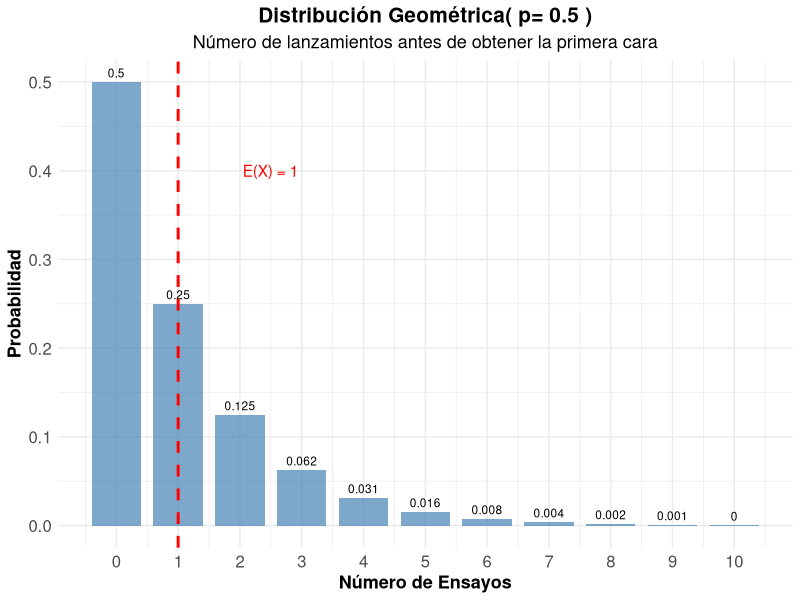
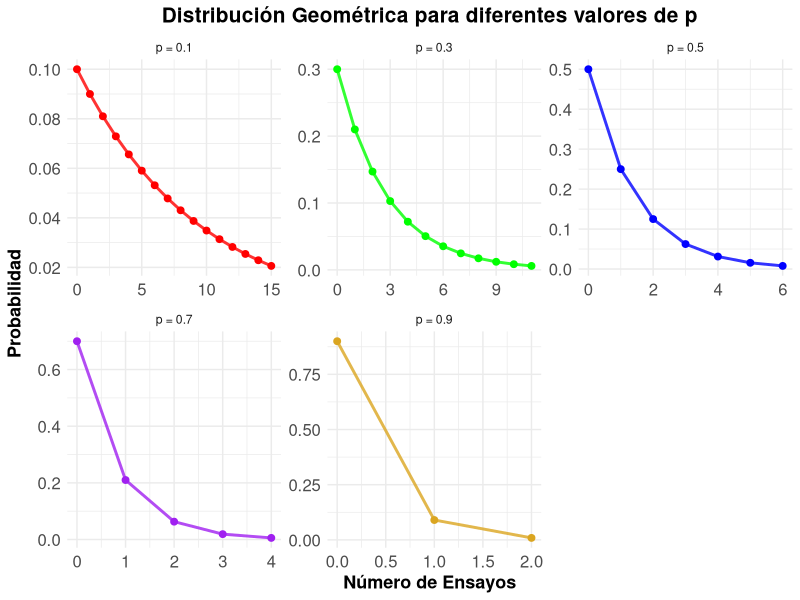
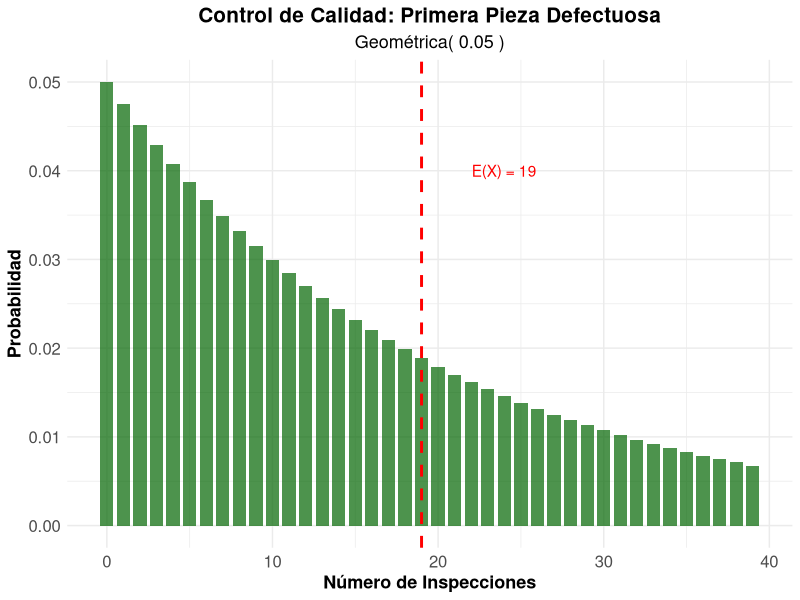
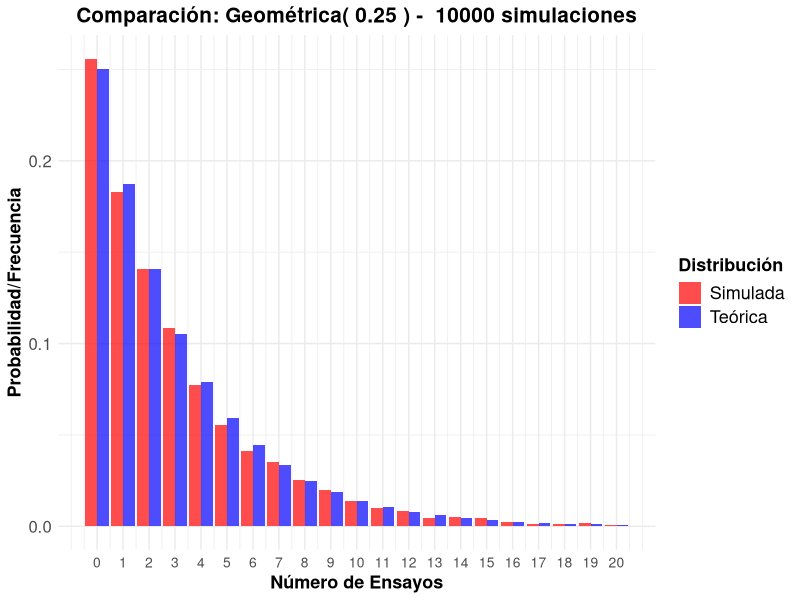
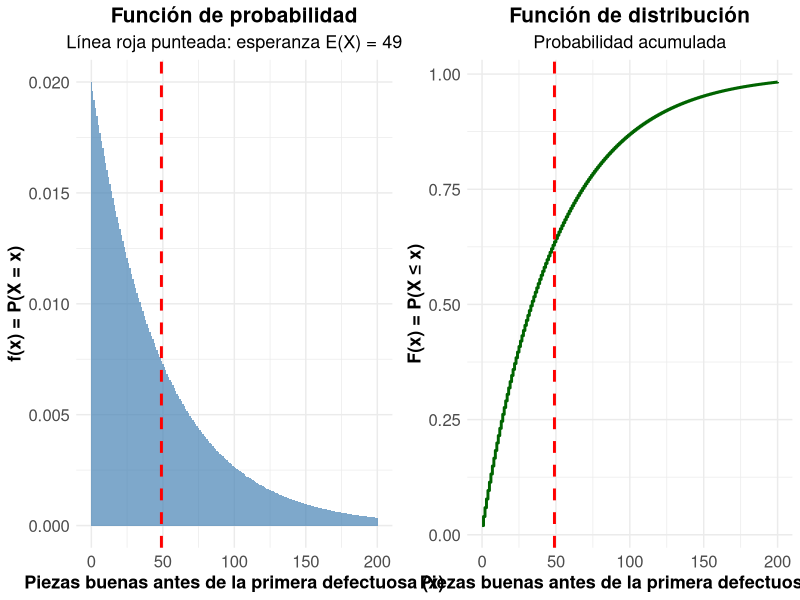
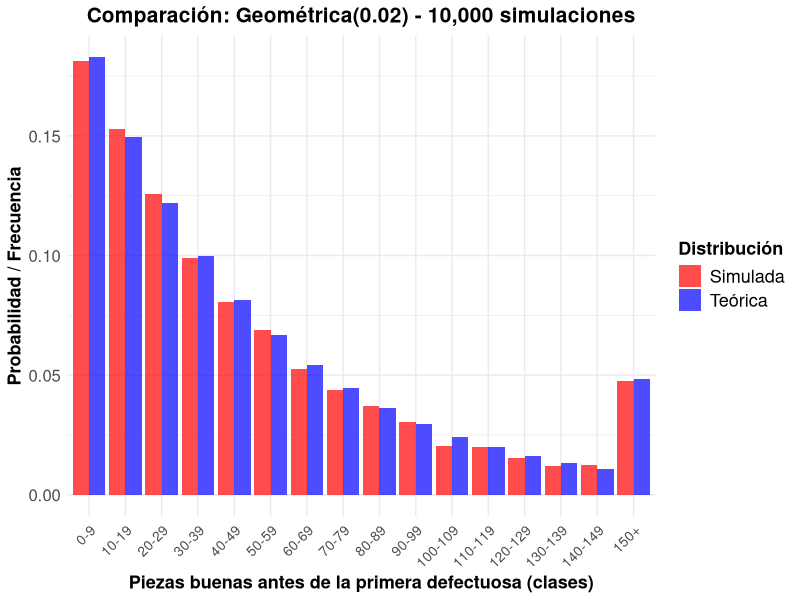
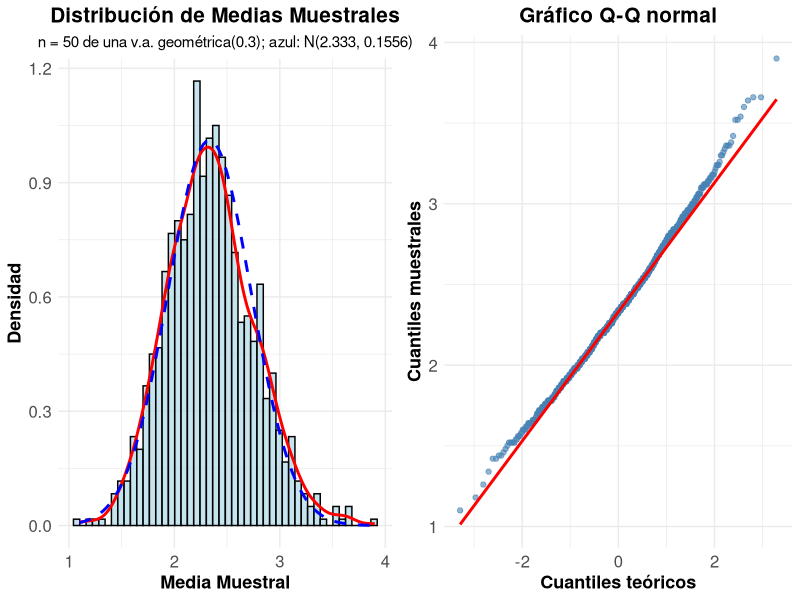

Reproduce these figures in R, in order.
## ---- chunk 1
#| label: setup
#| include: false

library(tidyverse)
library(kableExtra)
library(gridExtra)
library(tidyr)
## ---- chunk 2
#| label: moneda-geometrica
#| code-fold: true

# Parámetro
p_cara <- 0.5

# Calcular probabilidades para los primeros 11 ensayos
k_moneda <- 0:10
# Prefijo d (density) sufijo es el de la va
prob_geometrica <- dgeom(k_moneda , p_cara)  

# Crear tabla
geometrica_moneda <- data.frame(
  Ensayo = k_moneda,
  Probabilidad = prob_geometrica,
  Prob_Acumulada = pgeom(k_moneda, p_cara)
)

kable(geometrica_moneda, 
      caption = "Distribución Geométrica - Primera cara (p = 0.5)",
      digits = 4,
      col.names = c("Ensayo", "P(X = x)", "P(X ≤ x)")) %>%
  kable_styling(bootstrap_options = "striped")

# Parámetros estadísticos
media_moneda <- (1-p_cara) / p_cara
varianza_moneda <- (1 - p_cara) / (p_cara^2)
desv_std_moneda <- sqrt(varianza_moneda)


cat("Media (ensayos esperados):", media_moneda, "\n")
cat("Varianza:", varianza_moneda, "\n")
cat("Desviación estándar:", round(desv_std_moneda, 4), "\n")

## ---- chunk 3
#| code-fold: true
#| fig-align: center


#| label: grafico-geometrica-basico
#| fig-cap: "Distribución Geométrica - Primera cara en lanzamiento de moneda"
ggplot(geometrica_moneda, aes(x = Ensayo, y = Probabilidad)) +
  geom_col(fill = "steelblue", alpha = 0.7, width = 0.8) +
  geom_text(aes(label = round(Probabilidad, 3)), vjust = -0.5, size = 3) +
  geom_vline(xintercept = media_moneda, color = "red", linetype = "dashed", linewidth = 1) +
  annotate("text", x = media_moneda + 1.5, y = max(prob_geometrica) * 0.8, 
           label = paste("E(X) =", media_moneda), color = "red") +
  scale_x_continuous(breaks = k_moneda) +
  labs(title = paste("Distribución Geométrica( p=", p_cara, ")"),
       subtitle = "Número de lanzamientos antes de obtener la primera cara",
       x = "Número de Ensayos",
       y = "Probabilidad") +
  theme_minimal() +
  theme(
    legend.title = element_text(size=13, face="bold"),
    legend.text = element_text(size=13),
    plot.title = element_text(size=15, face="bold", hjust = 0.5),
    plot.subtitle = element_text(size=13, hjust = 0.5),
    axis.text.x=element_text(size=12),
    axis.text.y=element_text(size=12),
    axis.title.x = element_text(face="bold", size=13),
    axis.title.y = element_text(face="bold", size=13)
    # panel.grid.major.y = element_line(color = "#ECF0F1", linewidth = 0.5,
    #   linetype = "dashed"),
    # panel.grid.minor.y = element_blank(),
    # panel.grid.major.x = element_blank(),
    # panel.background = element_rect(fill = "#FAFAFA", color = NA),
    # plot.background = element_rect(fill = "white", color = NA)
  )
## ---- chunk 4
#| label: diferentes-p
#| code-fold: true


# Diferentes probabilidades de éxito
p_values <- c(0.1, 0.3, 0.5, 0.7, 0.9)
k_max <- 15

# Crear data frame para comparación
geometrica_comp <- data.frame()
for(p in p_values) {
  k_vals <- 0:k_max
  probs <- dgeom(k_vals, p)  
  
  temp_data <- data.frame(
    p_label = paste("p =", p),
    k = k_vals,
    probabilidad = probs,
    media = (1-p)/p,
    varianza = (1-p)/(p^2)
  )
  geometrica_comp <- rbind(geometrica_comp, temp_data)
}

# Tabla de parámetros
parametros_comp <- data.frame(
  p = p_values,
  Media = (1-p_values)/p_values,
  Varianza = (1-p_values)/(p_values^2),
  Desv_Std = sqrt((1-p_values)/(p_values^2))
)

kable(parametros_comp, 
      caption = "Parámetros de la distribución geométrica para diferentes valores de p",
      digits = 4,
      col.names = c("p", "Media", "Varianza", "Desv. Std")) |> 
  kable_styling(bootstrap_options = "striped")
## ---- chunk 5
#| label: grafico-diferentes-p
#| code-fold: true
#| fig-align: center
#| fig-cap: "Distribución Geométrica para diferentes valores de p"
# Filtrar para mejor visualización
geometrica_filtered <- geometrica_comp[geometrica_comp$probabilidad > 0.005, ]

ggplot(geometrica_filtered, aes(x = k, y = probabilidad, color = p_label)) +
  geom_line(linewidth = 1, alpha = 0.8, show.legend = FALSE) +
  geom_point(size = 2, show.legend = FALSE) +
  scale_color_manual(values = c("red", "green", "blue", "purple", "goldenrod")) +
  facet_wrap(~p_label, scales = "free") +
  labs(title = "Distribución Geométrica para diferentes valores de p",
       x = "Número de Ensayos",
       y = "Probabilidad",
       color = "Parámetro") +
  theme_minimal() +
  theme(
    legend.title = element_text(size=13, face="bold"),
    legend.text = element_text(size=13),
    plot.title = element_text(size=15, face="bold", hjust = 0.5),
    plot.subtitle = element_text(size=13, hjust = 0.5),
    axis.text.x=element_text(size=12),
    axis.text.y=element_text(size=12),
    axis.title.x = element_text(face="bold", size=13),
    axis.title.y = element_text(face="bold", size=13)
    # panel.grid.major.y = element_line(color = "#ECF0F1", linewidth = 0.5,
    #   linetype = "dashed"),
    # panel.grid.minor.y = element_blank(),
    # panel.grid.major.x = element_blank(),
    # panel.background = element_rect(fill = "#FAFAFA", color = NA),
    # plot.background = element_rect(fill = "white", color = NA)
  )
## ---- chunk 6
#| label: falta-memoria
#| code-fold: true

# Demostración de la propiedad de falta de memoria
p_mem <- 0.3
s <- 5
t <- 3

# P(X >= s + t)
prob_s_t <- 1 - pgeom(s + t-1, p_mem)  

# P(X >= s) 
prob_s <- 1- pgeom(s-1, p_mem)

# P(X >= t) 
prob_t <- 1- pgeom(t-1, p_mem)

# P(X >= s + t | X >= s) = P(X >= s + t) / P(X >= s)
prob_condicional <- prob_s_t / prob_s

cat("Demostración de la Propiedad de Falta de Memoria:\n")
cat("Parámetros: p =", p_mem, ", s =", s, ", t =", t, "\n\n")
cat("P(X  ≥", s+t, ") =", round(prob_s_t, 6), "\n")
cat("P(X  ≥", s, ") =", round(prob_s, 6), "\n")
cat("P(X  ≥", t, ") =", round(prob_t, 6), "\n\n")
cat("P(X  ≥", s+t, "| X  ≥", s, ") =", round(prob_condicional, 6), "\n")
cat("P(X  ≥", t, ") =", round(prob_t, 6), "\n\n")
cat("¿Son iguales?", abs(prob_condicional - prob_t) < 1e-10, "\n")
## ---- chunk 7
#| label: control-calidad-geometrica
#| code-fold: true
#| fig-align: center
# Parámetros
p_defecto_geom <- 0.05

# Parámetros estadísticos
media_defecto <- (1-p_defecto_geom) / p_defecto_geom
varianza_defecto <- (1 - p_defecto_geom) / (p_defecto_geom^2)
desv_std_defecto <- sqrt(varianza_defecto)

cat("Control de Calidad - Primera pieza defectuosa:\n")
cat("Probabilidad de defecto por pieza:", p_defecto_geom, "\n")
cat("Número esperado de inspecciones:", media_defecto, "\n")
cat("Desviación estándar:", round(desv_std_defecto, 2), "\n\n")

# Probabilidades específicas
k_calidad <- 0:50
prob_calidad <- dgeom(k_calidad, p_defecto_geom)

# Preguntas de interés
prob_primera_10 <- sum(prob_calidad[1:10])
prob_mas_20 <- 1 - sum(prob_calidad[1:20])
prob_entre_10_30 <- sum(prob_calidad[10:30])

cat("Probabilidades de interés:\n")
cat("P(primera defectuosa en ≤ 10 inspecciones):", round(prob_primera_10, 4), "\n")
cat("P(primera defectuosa en > 20 inspecciones):", round(prob_mas_20, 4), "\n")
cat("P(primera defectuosa entre 10 y 30 inspecciones):", round(prob_entre_10_30, 4), "\n")



# Visualización
calidad_data <- data.frame(
  k = k_calidad[1:40],
  probabilidad = prob_calidad[1:40]
)

ggplot(calidad_data, aes(x = k, y = probabilidad)) +
  geom_col(fill = "darkgreen", alpha = 0.7, width = 0.8) +
  geom_vline(xintercept = media_defecto, color = "red", linetype = "dashed", linewidth = 1) +
  annotate("text", x = media_defecto + 5, y = max(prob_calidad) * 0.8, 
           label = paste("E(X) =", media_defecto), color = "red") +
  labs(title = "Control de Calidad: Primera Pieza Defectuosa",
       subtitle = paste("Geométrica(", p_defecto_geom, ")"),
       x = "Número de Inspecciones",
       y = "Probabilidad") +
  theme_minimal() +
  theme(
    legend.title = element_text(size=13, face="bold"),
    legend.text = element_text(size=13),
    legend.position = "bottom",
    plot.title = element_text(size=15, face="bold", hjust = 0.5),
    plot.subtitle = element_text(size=13, hjust = 0.5),
    axis.text.x=element_text(size=12),
    axis.text.y=element_text(size=12),
    axis.title.x = element_text(face="bold", size=13),
    axis.title.y = element_text(face="bold", size=13)
    # panel.grid.major.y = element_line(color = "#ECF0F1", linewidth = 0.5,
    #   linetype = "dashed"),
    # panel.grid.minor.y = element_blank(),
    # panel.grid.major.x = element_blank(),
    # panel.background = element_rect(fill = "#FAFAFA", color = NA),
    # plot.background = element_rect(fill = "white", color = NA)
  )
## ---- chunk 8
#| label: simulacion-geometrica
#| code-fold: true

p_sim <- 0.25
n_sim <- 10000

# Generar datos geométricos 
datos_geom <- rgeom(n_sim, p_sim) 

# Estadísticas observadas
media_obs <- mean(datos_geom)
var_obs <- var(datos_geom)
desv_obs <- sd(datos_geom)

# Valores teóricos
media_teo <- (1-p_sim) / p_sim
var_teo <- (1 - p_sim) / (p_sim^2)
desv_teo <- sqrt(var_teo)

cat("Simulación Geométrica (p =", p_sim, "):\n")
cat("Simulaciones:", n_sim, "\n\n")
cat("Media teórica:", media_teo, "| Media observada:", round(media_obs, 4), "\n")
cat("Varianza teórica:", var_teo, "| Varianza observada:", round(var_obs, 4), "\n")
cat("Desv. Std teórica:", round(desv_teo, 4), "| Desv. Std observada:", round(desv_obs, 4), "\n")

# Comparar distribuciones
freq_obs <- table(datos_geom[datos_geom <= 20]) / n_sim
k_comp <- as.numeric(names(freq_obs))
prob_teo <- dgeom(k_comp, p_sim)

comparacion_sim <- data.frame(
  k = k_comp,
  Freq_Observada = as.numeric(freq_obs),
  Prob_Teorica = prob_teo,
  Diferencia = abs(as.numeric(freq_obs) - prob_teo)
)

kable(head(comparacion_sim, 12), 
      caption = "Comparación frecuencias observadas vs probabilidades teóricas",
      digits = 4,
      col.names = c("k", "Freq. Observada", "Prob. Teórica", "Diferencia")) %>%
  kable_styling(bootstrap_options = "striped")
## ---- chunk 9
#| code-fold: true
#| fig-align: center

comp_sim_long <- comparacion_sim |> 
  pivot_longer(cols = c("Freq_Observada", "Prob_Teorica"), 
               names_to = "Tipo", values_to = "Valor") |> 
  mutate(Tipo = recode(Tipo, 
                       "Freq_Observada" = "Simulada", 
                       "Prob_Teorica" = "Teórica"))




ggplot(comp_sim_long, aes(x = k, y = Valor, fill = Tipo)) +
  geom_col(position = "dodge", alpha = 0.7) +
  scale_fill_manual(values = c("Teórica" = "blue", "Simulada" = "red")) +
  scale_x_continuous(breaks = seq(0, 20, by = 1)) +
  labs(title = paste("Comparación: Geométrica(", p_sim, ") - ", n_sim, "simulaciones"),
       x = "Número de Ensayos",
       y = "Probabilidad/Frecuencia",
       fill = "Distribución") +
  theme_minimal() +
  theme(
    legend.title = element_text(size=13, face="bold"),
    legend.text = element_text(size=13),
    plot.title = element_text(size=15, face="bold", hjust = 0.5),
    plot.subtitle = element_text(size=13, hjust = 0.5),
    axis.text.x=element_text(size=10),
    axis.text.y=element_text(size=12),
    axis.title.x = element_text(face="bold", size=13),
    axis.title.y = element_text(face="bold", size=13)
    # panel.grid.major.y = element_line(color = "#ECF0F1", linewidth = 0.5,
    #   linetype = "dashed"),
    # panel.grid.minor.y = element_blank(),
    # panel.grid.major.x = element_blank(),
    # panel.background = element_rect(fill = "#FAFAFA", color = NA),
    # plot.background = element_rect(fill = "white", color = NA)
  )

## ---- chunk 10
#| code-fold: true
#| label: ej1-graficos
#| fig-width: 11
#| fig-height: 5
#| fig-align: "center"
#| fig-cap: "Función de probabilidad y función de distribución de X ~ geo(0.02)"

# Tema común para las gráficas de los ejercicios
tema_ej <- theme_minimal() +
  theme(
    legend.title = element_text(size = 13, face = "bold"),
    legend.text = element_text(size = 13),
    plot.title = element_text(size = 15, face = "bold", hjust = 0.5),
    plot.subtitle = element_text(size = 13, hjust = 0.5),
    axis.text.x = element_text(size = 12),
    axis.text.y = element_text(size = 12),
    axis.title.x = element_text(face = "bold", size = 13),
    axis.title.y = element_text(face = "bold", size = 13)
  )

p_maq <- 0.02
x_maq <- 0:200
media_maq <- (1 - p_maq) / p_maq

maq_data <- data.frame(
  x = x_maq,
  fx = dgeom(x_maq, p_maq),
  Fx = pgeom(x_maq, p_maq)
)

g_fdp <- ggplot(maq_data, aes(x = x, y = fx)) +
  geom_col(fill = "steelblue", alpha = 0.7, width = 1) +
  geom_vline(xintercept = media_maq, color = "red", linetype = "dashed", linewidth = 1) +
  labs(title = "Función de probabilidad",
       subtitle = "Línea roja punteada: esperanza E(X) = 49",
       x = "Piezas buenas antes de la primera defectuosa (x)",
       y = "f(x) = P(X = x)") +
  tema_ej

g_fda <- ggplot(maq_data, aes(x = x, y = Fx)) +
  geom_step(color = "darkgreen", linewidth = 1) +
  geom_vline(xintercept = media_maq, color = "red", linetype = "dashed", linewidth = 1) +
  labs(title = "Función de distribución",
       subtitle = "Probabilidad acumulada",
       x = "Piezas buenas antes de la primera defectuosa (x)",
       y = "F(x) = P(X ≤ x)") +
  tema_ej

grid.arrange(g_fdp, g_fda, ncol = 2)
## ---- chunk 11
#| code-fold: true
#| label: ej1-parametros

var_maq <- (1 - p_maq) / p_maq^2
sd_maq <- sqrt(var_maq)

cat("Esperanza:", media_maq, "\n")
cat("Varianza:", var_maq, "\n")
cat("Desviación estándar:", round(sd_maq, 4), "\n")
## ---- chunk 12
#| code-fold: true
#| label: ej1-simulacion

set.seed(2026)

n_sim_maq <- 10000
datos_maq <- rgeom(n_sim_maq, p_maq)

# Estadísticas teóricas y simuladas
estad_maq <- data.frame(
  Estadistica = c("Esperanza", "Varianza", "Desviación estándar"),
  Teorica = c(media_maq, var_maq, sd_maq),
  Simulada = c(mean(datos_maq), var(datos_maq), sd(datos_maq))
)

kable(estad_maq,
      caption = "Estadísticas teóricas y simuladas (10,000 ensayos)",
      col.names = c("Estadística", "Teórica", "Simulada"),
      digits = 4,
      align = "lcc") |>
  kable_styling(bootstrap_options = "striped")

# Como el soporte es muy amplio, comparamos las distribuciones por clases de ancho 10
limites <- c(seq(0, 150, by = 10), Inf)
etiquetas <- c(paste(seq(0, 140, by = 10), seq(9, 149, by = 10), sep = "-"), "150+")
clase <- cut(datos_maq, breaks = limites, right = FALSE, labels = etiquetas)

comp_maq <- data.frame(
  Clase = factor(etiquetas, levels = etiquetas),
  Teorica = pgeom(limites[-1] - 1, p_maq) - pgeom(limites[-length(limites)] - 1, p_maq),
  Simulada = as.numeric(prop.table(table(clase)))
)

kable(comp_maq,
      caption = "Probabilidades teóricas y frecuencias relativas observadas por clase",
      col.names = c("Clase (x)", "Prob. Teórica", "Freq. Simulada"),
      digits = 4,
      align = "ccc") |>
  kable_styling(bootstrap_options = "striped")
## ---- chunk 13
#| code-fold: true
#| label: ej1-grafico-simulacion
#| fig-width: 10
#| fig-height: 6
#| fig-align: "center"
#| fig-cap: "Comparación entre la distribución teórica y la simulada (por clases)"

comp_maq_long <- comp_maq |>
  pivot_longer(cols = c(Teorica, Simulada),
               names_to = "Tipo",
               values_to = "Probabilidad") |>
  mutate(Tipo = ifelse(Tipo == "Teorica", "Teórica", "Simulada"))

ggplot(comp_maq_long, aes(x = Clase, y = Probabilidad, fill = Tipo)) +
  geom_col(position = "dodge", alpha = 0.7) +
  scale_fill_manual(values = c("Teórica" = "blue", "Simulada" = "red")) +
  labs(title = paste("Comparación: Geométrica(0.02) -", format(n_sim_maq, big.mark = ","), "simulaciones"),
       x = "Piezas buenas antes de la primera defectuosa (clases)",
       y = "Probabilidad / Frecuencia",
       fill = "Distribución") +
  tema_ej +
  theme(axis.text.x = element_text(size = 10, angle = 45, hjust = 1))
## ---- chunk 14
#| code-fold: true
#| label: ej1-memoria

s_m <- 30
t_m <- 20

# Cálculo exacto: P(X >= x) = 1 - pgeom(x - 1, p)
P_s_t <- 1 - pgeom(s_m + t_m - 1, p_maq)   # P(X >= s + t)
P_s <- 1 - pgeom(s_m - 1, p_maq)           # P(X >= s)
P_t <- 1 - pgeom(t_m - 1, p_maq)           # P(X >= t)

cat("P(X ≥", s_m + t_m, ") =", round(P_s_t, 6), "\n")
cat("P(X ≥", s_m, ") =", round(P_s, 6), "\n\n")
cat("P(X ≥", s_m + t_m, "| X ≥", s_m, ") =", round(P_s_t / P_s, 6), "\n")
cat("P(X ≥", t_m, ") =", round(P_t, 6), "\n")
cat("¿Son iguales?", abs(P_s_t / P_s - P_t) < 1e-10, "\n\n")

# Verificación con los datos simulados
condicionados <- datos_maq[datos_maq >= s_m]
cat("Con la simulación (", length(condicionados), " valores con X ≥ ", s_m, "):\n", sep = "")
cat("Proporción con X ≥", s_m + t_m, "entre los que cumplen X ≥", s_m, ":",
    round(mean(condicionados >= s_m + t_m), 4), "\n")
cat("Proporción de todos los valores con X ≥", t_m, ":",
    round(mean(datos_maq >= t_m), 4), "\n")
## ---- chunk 15
#| code-fold: true
#| label: ej1-memoria-tabla

combos <- expand.grid(t = c(10, 20), s = c(10, 30, 60, 100)) |>
  mutate(Condicional = (1 - pgeom(s + t - 1, p_maq)) / (1 - pgeom(s - 1, p_maq)),
         Incondicional = 1 - pgeom(t - 1, p_maq))

kable(combos |> select(s, t, Condicional, Incondicional),
      caption = "P(X ≥ s + t | X ≥ s) frente a P(X ≥ t)",
      col.names = c("s", "t", "P(X ≥ s+t | X ≥ s)", "P(X ≥ t)"),
      digits = 4,
      align = "cccc") |>
  kable_styling(bootstrap_options = "striped")
## ---- chunk 16
#| code-fold: true
#| label: ej2-tcl

set.seed(2026)

k_g <- 1000    # número de muestras
n_g <- 50      # tamaño de cada muestra
p_g <- 0.3

mu_g <- (1 - p_g) / p_g
sigma2_g <- (1 - p_g) / p_g^2

# Simular k medias muestrales
medias_g <- replicate(k_g, {
  muestra <- rgeom(n_g, p_g)
  mean(muestra)
})

hist_g <- data.frame(Medias = medias_g)
## ---- chunk 17
#| code-fold: true
#| label: ej2-grafico
#| fig-width: 10
#| fig-height: 5
#| fig-align: "center"
#| fig-cap: "Verificación del Teorema Central del Límite: histograma de las medias muestrales y gráfico Q-Q"

# Las medias de n enteros son múltiplos de 1/n. Usamos clases de ancho 3/n
# para que todas contengan el mismo número de valores posibles
g_hist <- ggplot(hist_g) +
  geom_histogram(aes(x = Medias, after_stat(density)),
                 binwidth = 3 / n_g, center = mu_g,
                 fill = "lightblue", alpha = 0.7, color = "black") +
  geom_density(aes(x = Medias), color = "red", linewidth = 1) +
  stat_function(fun = dnorm, args = list(mean = mu_g, sd = sqrt(sigma2_g / n_g)),
                color = "blue", linetype = "dashed", linewidth = 1) +
  labs(title = "Distribución de Medias Muestrales",
       subtitle = paste("n =", n_g, "de una v.a. geométrica(0.3); azul: N(2.333, 0.1556)"),
       x = "Media Muestral",
       y = "Densidad") +
  tema_ej +
  theme(plot.subtitle = element_text(size = 11, hjust = 0.5))

g_qq <- ggplot(hist_g, aes(sample = Medias)) +
  stat_qq(color = "steelblue", alpha = 0.6) +
  stat_qq_line(color = "red", linewidth = 1) +
  labs(title = "Gráfico Q-Q normal",
       x = "Cuantiles teóricos",
       y = "Cuantiles muestrales") +
  tema_ej

grid.arrange(g_hist, g_qq, ncol = 2)

# Estadísticas
cat("Media teórica:", round(mu_g, 4), "\n")
cat("Media observada:", round(mean(medias_g), 4), "\n")
cat("Varianza teórica de la media:", round(sigma2_g / n_g, 4), "\n")
cat("Varianza observada de la media:", round(var(medias_g), 4), "\n")
## ---- chunk 18
#| code-fold: true
#| label: ej2-cobertura

ee_g <- sqrt(sigma2_g / n_g)   # error estándar de la media
c_sd <- 1:3

cobertura_g <- data.frame(
  Intervalo = paste0("μ ± ", c_sd, "·σ/√n"),
  Normal = pnorm(c_sd) - pnorm(-c_sd),
  Observada = sapply(c_sd, function(c) mean(abs(medias_g - mu_g) <= c * ee_g))
)

kable(cobertura_g,
      caption = "Proporción de medias muestrales dentro de cada intervalo",
      col.names = c("Intervalo", "Probabilidad normal", "Proporción observada"),
      digits = 4,
      align = "lcc") |>
  kable_styling(bootstrap_options = "striped")
